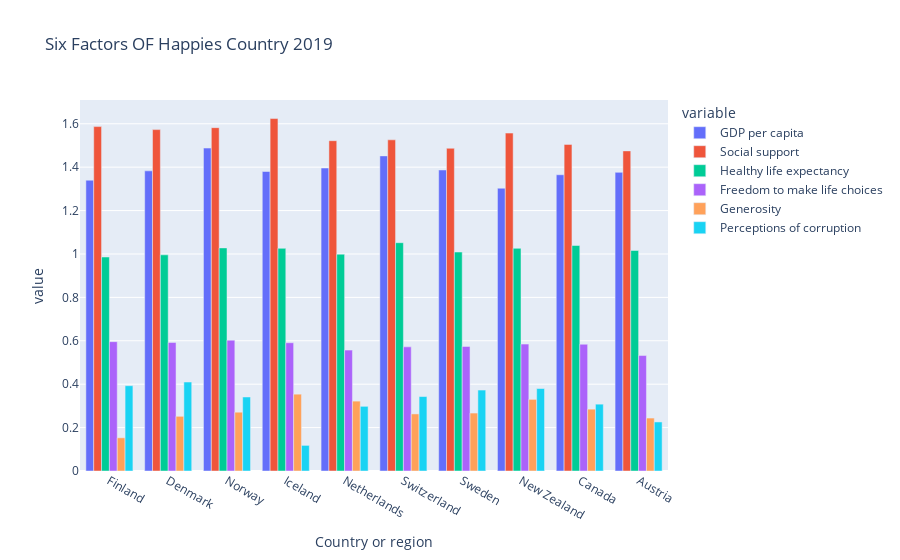

Notebook code for this chart:
### Code cell
# char = px.bar(df_5[:10], x = 'Country or region', y = 'Score')
# char.show()

char = px.bar(df_5[:10], 
              x='Country or region', 
              y = ['GDP per capita', 
                   'Social support', 
                   'Healthy life expectancy', 
                   'Freedom to make life choices', 
                   'Generosity', 
                   'Perceptions of corruption'
                  ],
              barmode = 'group',
              title="Six Factors OF Happies Country 2019"
             )
char.show()

### Figure 1 — Plotly figure (JSON) as saved in the notebook; plotly's stock layout.template omitted (floating-point values rounded to 4 significant figures)
{"data": [{"alignmentgroup": "True", "hovertemplate": "variable=GDP per capita<br>Country or region=%{x}<br>value=%{y}<extra></extra>", "legendgroup": "GDP per capita", "marker": {"color": "#636efa", "pattern": {"shape": ""}}, "name": "GDP per capita", "offsetgroup": "GDP per capita", "orientation": "v", "showlegend": true, "textposition": "auto", "type": "bar", "x": ["Finland", "Denmark", "Norway", "Iceland", "Netherlands", "Switzerland", "Sweden", "New Zealand", "Canada", "Austria"], "xaxis": "x", "y": [1.34, 1.383, 1.488, 1.38, 1.396, 1.452, 1.387, 1.303, 1.365, 1.376], "yaxis": "y"}, {"alignmentgroup": "True", "hovertemplate": "variable=Social support<br>Country or region=%{x}<br>value=%{y}<extra></extra>", "legendgroup": "Social support", "marker": {"color": "#EF553B", "pattern": {"shape": ""}}, "name": "Social support", "offsetgroup": "Social support", "orientation": "v", "showlegend": true, "textposition": "auto", "type": "bar", "x": ["Finland", "Denmark", "Norway", "Iceland", "Netherlands", "Switzerland", "Sweden", "New Zealand", "Canada", "Austria"], "xaxis": "x", "y": [1.587, 1.573, 1.582, 1.624, 1.522, 1.526, 1.487, 1.557, 1.505, 1.475], "yaxis": "y"}, {"alignmentgroup": "True", "hovertemplate": "variable=Healthy life expectancy<br>Country or region=%{x}<br>value=%{y}<extra></extra>", "legendgroup": "Healthy life expectancy", "marker": {"color": "#00cc96", "pattern": {"shape": ""}}, "name": "Healthy life expectancy", "offsetgroup": "Healthy life expectancy", "orientation": "v", "showlegend": true, "textposition": "auto", "type": "bar", "x": ["Finland", "Denmark", "Norway", "Iceland", "Netherlands", "Switzerland", "Sweden", "New Zealand", "Canada", "Austria"], "xaxis": "x", "y": [0.986, 0.996, 1.028, 1.026, 0.999, 1.052, 1.009, 1.026, 1.039, 1.016], "yaxis": "y"}, {"alignmentgroup": "True", "hovertemplate": "variable=Freedom to make life choices<br>Country or region=%{x}<br>value=%{y}<extra></extra>", "legendgroup": "Freedom to make life choices", "marker": {"color": "#ab63fa", "pattern": {"shape": ""}}, "name": "Freedom to make life choices", "offsetgroup": "Freedom to make life choices", "orientation": "v", "showlegend": true, "textposition": "auto", "type": "bar", "x": ["Finland", "Denmark", "Norway", "Iceland", "Netherlands", "Switzerland", "Sweden", "New Zealand", "Canada", "Austria"], "xaxis": "x", "y": [0.596, 0.592, 0.603, 0.591, 0.557, 0.572, 0.574, 0.585, 0.584, 0.532], "yaxis": "y"}, {"alignmentgroup": "True", "hovertemplate": "variable=Generosity<br>Country or region=%{x}<br>value=%{y}<extra></extra>", "legendgroup": "Generosity", "marker": {"color": "#FFA15A", "pattern": {"shape": ""}}, "name": "Generosity", "offsetgroup": "Generosity", "orientation": "v", "showlegend": true, "textposition": "auto", "type": "bar", "x": ["Finland", "Denmark", "Norway", "Iceland", "Netherlands", "Switzerland", "Sweden", "New Zealand", "Canada", "Austria"], "xaxis": "x", "y": [0.153, 0.252, 0.271, 0.354, 0.322, 0.263, 0.267, 0.33, 0.285, 0.244], "yaxis": "y"}, {"alignmentgroup": "True", "hovertemplate": "variable=Perceptions of corruption<br>Country or region=%{x}<br>value=%{y}<extra></extra>", "legendgroup": "Perceptions of corruption", "marker": {"color": "#19d3f3", "pattern": {"shape": ""}}, "name": "Perceptions of corruption", "offsetgroup": "Perceptions of corruption", "orientation": "v", "showlegend": true, "textposition": "auto", "type": "bar", "x": ["Finland", "Denmark", "Norway", "Iceland", "Netherlands", "Switzerland", "Sweden", "New Zealand", "Canada", "Austria"], "xaxis": "x", "y": [0.393, 0.41, 0.341, 0.118, 0.298, 0.343, 0.373, 0.38, 0.308, 0.226], "yaxis": "y"}], "layout": {"autosize": true, "barmode": "group", "legend": {"title": {"text": "variable"}, "tracegroupgap": 0}, "title": {"text": "Six Factors OF Happies Country 2019"}, "xaxis": {"anchor": "y", "autorange": true, "domain": [0, 1], "range": [-0.5, 9.5], "title": {"text": "Country or region"}, "type": "category"}, "yaxis": {"anchor": "x", "autorange": true, "domain": [0, 1], "range": [0, 1.709], "title": {"text": "value"}, "type": "linear"}}}
